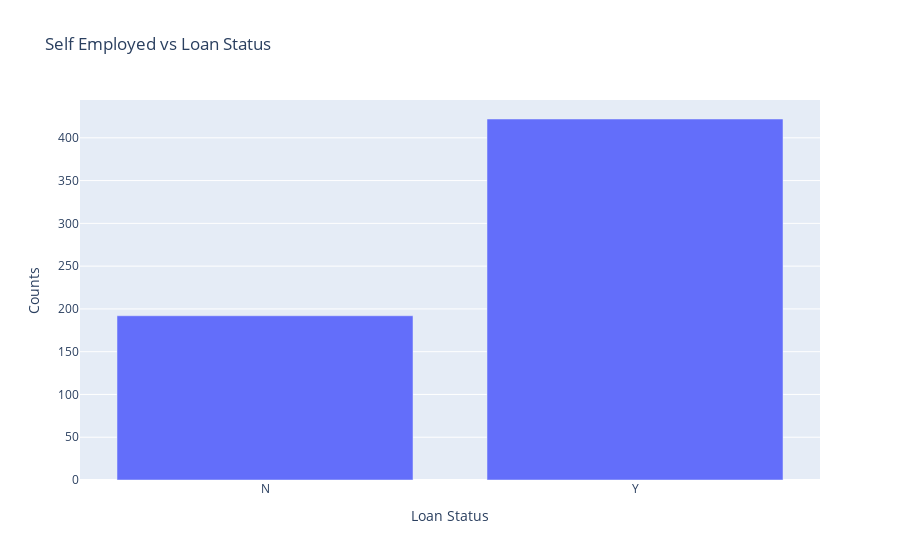

Notebook cell for this chart:
### Code cell
fig=px.bar(result,x='Loan_Status',y='Self_Employed',
          labels={'Loan_Status':'Loan Status','Self_Employed':'Counts'},
          title='Self Employed vs Loan Status')
fig.show()
#applicants who are self employed seems to have a high approval rate

### Figure 1 — Plotly figure (JSON) as saved in the notebook; plotly's stock layout.template omitted (floating-point values rounded to 4 significant figures)
{"data": [{"alignmentgroup": "True", "hovertemplate": "Loan Status=%{x}<br>Counts=%{y}<extra></extra>", "legendgroup": "", "marker": {"color": "#636efa", "pattern": {"shape": ""}}, "name": "", "offsetgroup": "", "orientation": "v", "showlegend": false, "textposition": "auto", "type": "bar", "x": ["N", "Y"], "xaxis": "x", "y": [192, 422], "yaxis": "y"}], "layout": {"autosize": true, "barmode": "relative", "legend": {"tracegroupgap": 0}, "title": {"text": "Self Employed vs Loan Status"}, "xaxis": {"anchor": "y", "autorange": true, "domain": [0, 1], "range": [-0.5, 1.5], "title": {"text": "Loan Status"}, "type": "category"}, "yaxis": {"anchor": "x", "autorange": true, "domain": [0, 1], "range": [0, 444.2], "title": {"text": "Counts"}, "type": "linear"}}}
